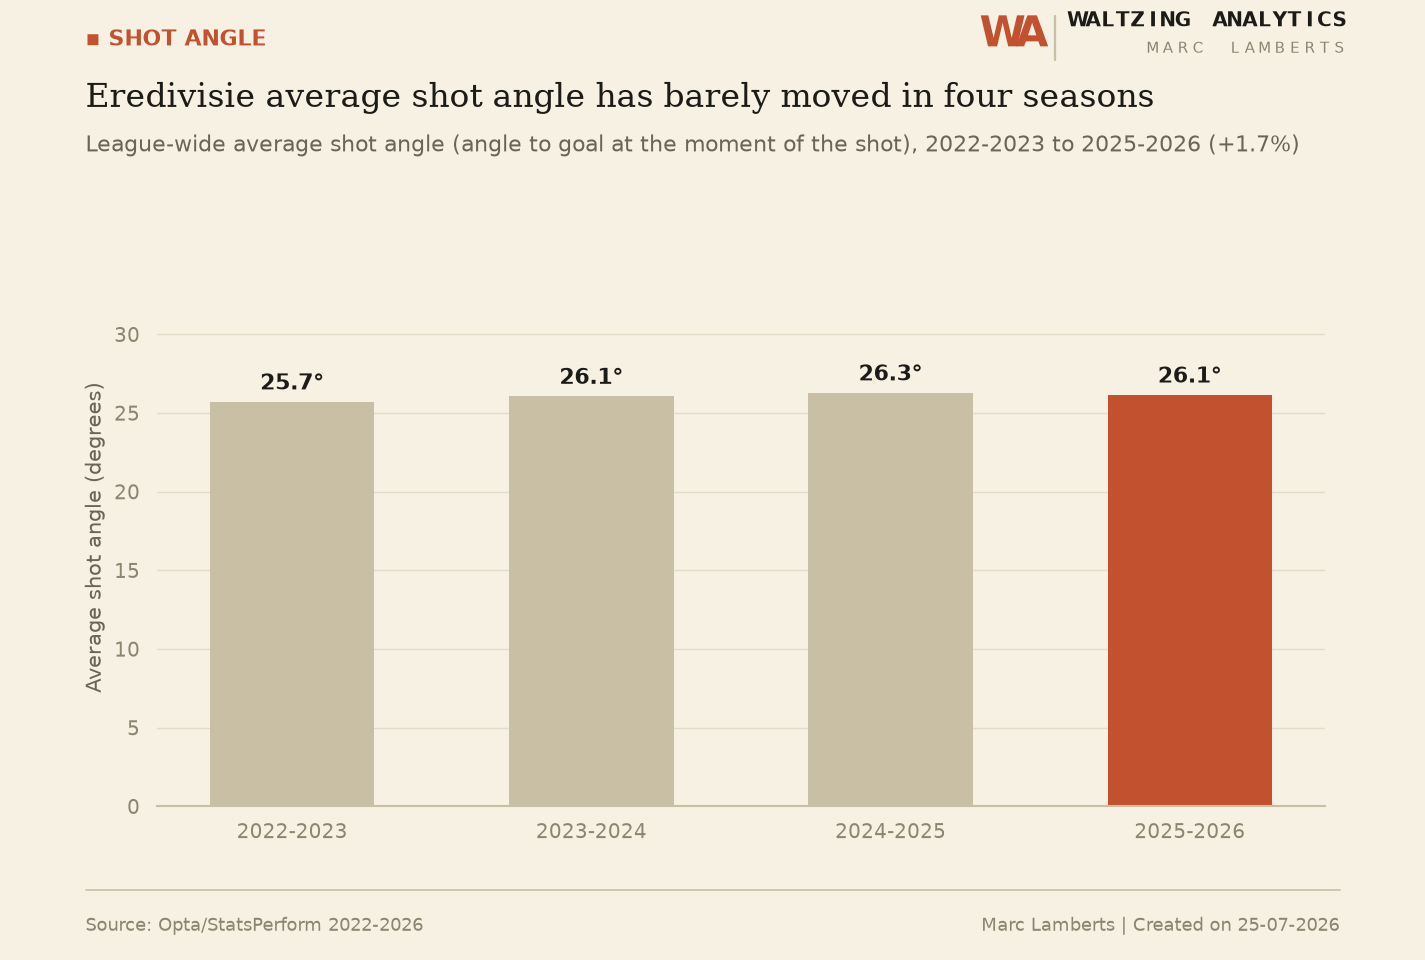

The script that saved this image:
"""
League-wide average shot angle, Eredivisie, 2022-2023 through 2025-2026.

"Shot angle" here is the standard xG-model definition: the angle subtended
by the goal (the two posts) as seen from the shot location -- a shot taken
square-on from the penalty spot sees a wide angle; one from a tight
touchline cutback sees a narrow one, even at a similar distance. Not
qualifier 213 ("angle (rad)", the pass/shot's own direction of travel --
a different thing).

No direction normalisation applied. Checked directly before writing this:
every team's own goal kicks, in every period, across all four seasons,
average x in the 1-6 range (out of 1236+ team-period buckets checked, zero
exceptions) -- i.e. this feed already always shows a team attacking toward
x=100, in both halves, with no flip at half-time. That contradicts an
assumption made earlier in this session (that raw coordinates are a single
shared pitch frame needing a per-half flip, used by team_directions() in
wing_play_comparison.py / diagonal_vs_relationism.py / restart_analysis.py
/ ajax_coach_style*.py) -- see this repo's chat history / commit messages
around the second-ball-to-shot pitch map for the full account. Shots here
are computed straight from raw (x, y) against a fixed goal at (105, 34),
exactly like build_season_aggregate.py's own dist_to_goal_m() -- which
turns out to have been correct all along, since it never flipped either.

Usage: python3 avg_shot_angle.py
"""
import csv
import glob
import json
import math
import os
import sys

import matplotlib.pyplot as plt

ROOT = os.path.dirname(os.path.abspath(__file__))
REPO_ROOT = os.path.dirname(ROOT)
SEASONS = ["2022-2023", "2023-2024", "2024-2025", "2025-2026"]

sys.path.insert(0, REPO_ROOT)
from housestyle import style, components  # noqa: E402

X_SCALE, Y_SCALE = 1.05, 0.68
GOAL_X, GOAL_Y = 105.0, 34.0
GOAL_WIDTH_M = 7.32
POST1 = (GOAL_X, GOAL_Y - GOAL_WIDTH_M / 2)
POST2 = (GOAL_X, GOAL_Y + GOAL_WIDTH_M / 2)
SHOT_TYPES = {13, 14, 15, 16}


def to_m(x, y):
    return x * X_SCALE, y * Y_SCALE


def shot_angle_deg(x, y):
    xm, ym = to_m(x, y)
    v1 = (POST1[0] - xm, POST1[1] - ym)
    v2 = (POST2[0] - xm, POST2[1] - ym)
    dot = v1[0] * v2[0] + v1[1] * v2[1]
    n1 = math.hypot(*v1)
    n2 = math.hypot(*v2)
    if n1 == 0 or n2 == 0:
        return None
    cos_a = max(-1.0, min(1.0, dot / (n1 * n2)))
    return math.degrees(math.acos(cos_a))


def season_avg(season):
    total_angle, n_shots = 0.0, 0
    for path in sorted(glob.glob(os.path.join(REPO_ROOT, "Events", season, "*.json"))):
        raw = json.load(open(path, encoding="utf-8"))
        for e in raw.get("event", []):
            if e.get("typeId") not in SHOT_TYPES:
                continue
            x, y = e.get("x"), e.get("y")
            if x is None or y is None:
                continue
            angle = shot_angle_deg(x, y)
            if angle is None:
                continue
            total_angle += angle
            n_shots += 1
    return (total_angle / n_shots if n_shots else None), n_shots


def main():
    rows = []
    for season in SEASONS:
        avg_deg, n_shots = season_avg(season)
        rows.append({"season": season, "avg_shot_angle_deg": round(avg_deg, 3), "n_shots": n_shots})
        print(f"{season}: n_shots={n_shots}  avg_shot_angle_deg={avg_deg:.3f}")

    csv_path = os.path.join(ROOT, "avg_shot_angle.csv")
    with open(csv_path, "w", newline="", encoding="utf-8") as f:
        w = csv.DictWriter(f, fieldnames=["season", "avg_shot_angle_deg", "n_shots"])
        w.writeheader()
        w.writerows(rows)
    print(f"Wrote {csv_path}")

    build_chart(rows)


def build_chart(rows):
    palette, cats = style.apply("light")
    fig = plt.figure(figsize=(9.5, 6.4))
    ax = fig.add_axes([0.11, 0.16, 0.82, 0.56])

    seasons = [r["season"] for r in rows]
    vals = [r["avg_shot_angle_deg"] for r in rows]
    bars = ax.bar(seasons, vals, width=0.55)
    components.highlight_bars(bars, accent_index=len(vals) - 1, palette=palette)
    for i, v in enumerate(vals):
        ax.annotate(f"{v:.1f}°", xy=(i, v), xytext=(0, 6), textcoords="offset points",
                    ha="center", fontsize=10.5, fontweight="bold", color=palette["ink_primary"])
    ax.set_ylabel("Average shot angle (degrees)")
    ax.set_ylim(0, max(vals) * 1.3)

    first, last = vals[0], vals[-1]
    pct_change = (last - first) / first * 100
    if abs(pct_change) < 2:
        title = "Eredivisie average shot angle has barely moved in four seasons"
    else:
        direction = "wider" if last > first else "tighter"
        title = f"Eredivisie shots are coming from a {direction} angle than four seasons ago"

    components.header(
        fig, kicker="Shot Angle",
        title=title,
        dek=f"League-wide average shot angle (angle to goal at the moment of the shot), "
            f"{seasons[0]} to {seasons[-1]} ({pct_change:+.1f}%)",
        palette=palette,
    )
    components.footer(fig, source="Opta/StatsPerform 2022-2026", palette=palette)

    out_path = os.path.join(ROOT, "avg_shot_angle.png")
    fig.savefig(out_path, facecolor=fig.get_facecolor(), dpi=150)
    print(f"Wrote {out_path}")


if __name__ == "__main__":
    main()
